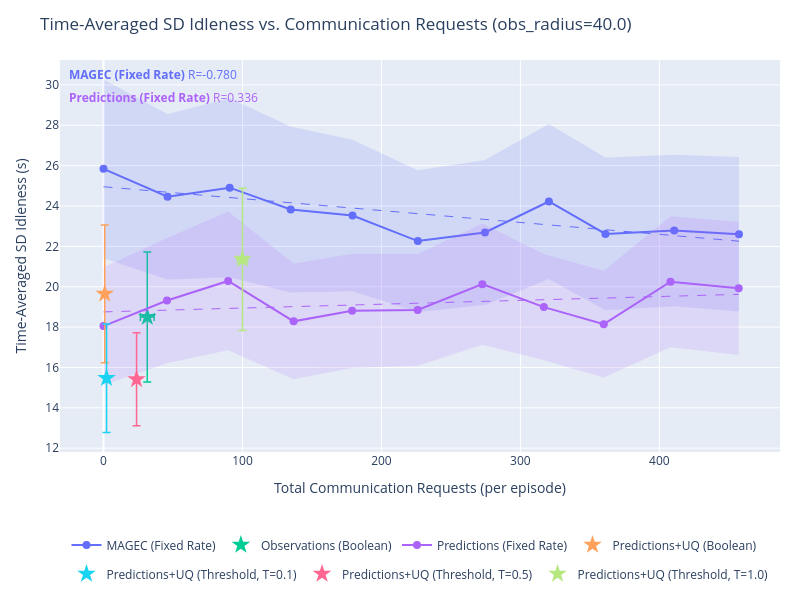

Notebook source saved alongside this figure:
### Code cell
import plotly.graph_objects as go
import plotly.express as px
import numpy as np
from plots import *

# SERIES_TO_PLOT = {"Learned Comms. + Prediction + UQ", "MAGEC"}
SERIES_TO_PLOT = None # Plot all

series_colors = {s: c for s, c in zip(output, px.colors.qualitative.Plotly)}


def get_requests(data):
    """Total communication requests per episode (mean over episodes)."""
    r = np.array(data['communication']['requests_made'][...])
    return float(np.mean(r.reshape(r.shape[0], -1).sum(axis=1)))


def get_requests_std(data):
    """Total communication requests per episode (SEM over episodes)."""
    r = np.array(data['communication']['requests_made'][...])
    per_episode = r.reshape(r.shape[0], -1).sum(axis=1)
    n = len(per_episode)
    return float(np.std(per_episode) / np.sqrt(n))


def get_idleness_mean(data):
    """Time-averaged std. idleness, mean over episodes."""
    return float(np.mean(data['stddev_idleness']))


def get_idleness_std(data):
    """Time-averaged std. idleness, SEM over episodes."""
    n = len(data['stddev_idleness'])
    return float(np.std(data['stddev_idleness']) / np.sqrt(n))


for obs_radius in obs_radii:
    # Arbitrarily choose radius 40 for plotting.
    if obs_radius != 40.0:
        continue

    fig = go.Figure()
    r_annotations = []

    for series in output:
        if SERIES_TO_PLOT is not None and series not in SERIES_TO_PLOT:
            continue

        if "Ground Truth" in series:
            continue

        color = series_colors.get(series, '#888888')
        all_exps = list(output[series].keys())

        # Swept experiments: encoded as obs_radius_X_comms_Y
        swept_exps = sorted(
            [e for e in all_exps if f"obs_radius_{obs_radius:.1f}_comms_" in e and "Fixed Rate" in series],
            key=lambda e: float(e.split("_comms_")[1])
        )
        # Fixed (learned comms) experiments: encoded as obs_radius_X only
        fixed_exps = [e for e in all_exps if f"obs_radius_{obs_radius:.1f}" in e and not "Fixed Rate" in series]

        if swept_exps:
            comms_ps = [float(e.split("_comms_")[1]) for e in swept_exps]
            xs = [get_requests(output[series][e]) for e in swept_exps]
            ys = [get_idleness_mean(output[series][e]) for e in swept_exps]
            xs_std = [get_requests_std(output[series][e]) for e in swept_exps]
            ys_std = [get_idleness_std(output[series][e]) for e in swept_exps]

            fig.add_trace(go.Scatter(
                x=xs,
                y=ys,
                mode='lines+markers',
                name=series,
                line=dict(color=color),
                marker=dict(color=color, size=8),
                legendgroup=series,
                # error_x and error_y removed — replaced by shaded band below
                hovertemplate=[
                    f"{series}<br>comms_p={cp:.3f}<br>requests=%{{x:.1f}}<br>idleness=%{{y:.4f}}<extra></extra>"
                    for cp in comms_ps
                ],
            ))

            # SEM shaded band (y-direction)
            y_upper = [y + s for y, s in zip(ys, ys_std)]
            y_lower = [y - s for y, s in zip(ys, ys_std)]
            fig.add_trace(go.Scatter(
                x=xs + xs[::-1],
                y=y_upper + y_lower[::-1],
                fill='toself',
                fillcolor=color,
                line=dict(color='rgba(255,255,255,0)'),
                opacity=0.15,
                legendgroup=series,
                showlegend=False,
                hoverinfo='skip',
            ))

            # OLS trendline
            if len(xs) >= 2:
                x_trend, y_trend, r2 = fit_ols_trendline(xs, ys)
                fig.add_trace(go.Scatter(
                    x=x_trend,
                    y=y_trend,
                    mode='lines',
                    name=f"{series} (fit)",
                    line=dict(color=color, dash='dash', width=1),
                    legendgroup=series,
                    showlegend=False,
                    hoverinfo='skip',
                ))
                r_annotations.append(
                    dict(
                        text=f"<b>{series}</b> R={r2:.3f}",
                        xref='paper', yref='paper',
                        x=0.01,
                        y=0.99 - len(r_annotations) * 0.06,
                        xanchor='left', yanchor='top',
                        showarrow=False,
                        font=dict(color=color, size=12),
                    )
                )

        if fixed_exps:
            xs_f = [get_requests(output[series][e]) for e in fixed_exps]
            ys_f = [get_idleness_mean(output[series][e]) for e in fixed_exps]
            xs_std_f = [get_requests_std(output[series][e]) for e in fixed_exps]
            ys_std_f = [get_idleness_std(output[series][e]) for e in fixed_exps]
            fig.add_trace(go.Scatter(
                x=xs_f,
                y=ys_f,
                mode='markers',
                name=series,
                marker=dict(color=color, size=14, symbol='star'),
                legendgroup=series,
                showlegend=len(swept_exps) == 0,
                error_x=dict(array=xs_std_f, visible=True, color=color, thickness=1.5, width=4),
                error_y=dict(array=ys_std_f, visible=True, color=color, thickness=1.5, width=4),
                hovertemplate=f"{series}<br>requests=%{{x:.1f}}<br>idleness=%{{y:.4f}}<extra></extra>",
            ))

    fig.update_layout(
        title=f"Time-Averaged SD Idleness vs. Communication Requests (obs_radius={obs_radius:.1f})",
        xaxis_title="Total Communication Requests (per episode)",
        yaxis_title="Time-Averaged SD Idleness (s)",
        height=600,
        width=800,
        hovermode='closest',
        autosize=True,
        margin=dict(l=60, r=20, t=60, b=120),
        legend=dict(orientation='h', yanchor='top', y=-0.2, xanchor='center', x=0.5),
        annotations=r_annotations,
    )
    fig.show()

### Figure 1 — Plotly figure (JSON) as saved in the notebook; plotly's stock layout.template omitted (floating-point values rounded to 4 significant figures; data arrays with more than 128 entries replaced by an {"elided": "..."} marker saying what was removed)
{"data": [{"hovertemplate": ["MAGEC (Fixed Rate)<br>comms_p=0.000<br>requests=%{x:.1f}<br>idleness=%{y:.4f}<extra></extra>", "MAGEC (Fixed Rate)<br>comms_p=0.050<br>requests=%{x:.1f}<br>idleness=%{y:.4f}<extra></extra>", "MAGEC (Fixed Rate)<br>comms_p=0.100<br>requests=%{x:.1f}<br>idleness=%{y:.4f}<extra></extra>", "MAGEC (Fixed Rate)<br>comms_p=0.150<br>requests=%{x:.1f}<br>idleness=%{y:.4f}<extra></extra>", "MAGEC (Fixed Rate)<br>comms_p=0.200<br>requests=%{x:.1f}<br>idleness=%{y:.4f}<extra></extra>", "MAGEC (Fixed Rate)<br>comms_p=0.250<br>requests=%{x:.1f}<br>idleness=%{y:.4f}<extra></extra>", "MAGEC (Fixed Rate)<br>comms_p=0.300<br>requests=%{x:.1f}<br>idleness=%{y:.4f}<extra></extra>", "MAGEC (Fixed Rate)<br>comms_p=0.350<br>requests=%{x:.1f}<br>idleness=%{y:.4f}<extra></extra>", "MAGEC (Fixed Rate)<br>comms_p=0.400<br>requests=%{x:.1f}<br>idleness=%{y:.4f}<extra></extra>", "MAGEC (Fixed Rate)<br>comms_p=0.450<br>requests=%{x:.1f}<br>idleness=%{y:.4f}<extra></extra>", "MAGEC (Fixed Rate)<br>comms_p=0.500<br>requests=%{x:.1f}<br>idleness=%{y:.4f}<extra></extra>"], "legendgroup": "MAGEC (Fixed Rate)", "line": {"color": "#636EFA"}, "marker": {"color": "#636EFA", "size": 8}, "mode": "lines+markers", "name": "MAGEC (Fixed Rate)", "type": "scatter", "x": [0, 46.1, 90.8, 134.7, 179.2, 226.2, 274.5, 320.5, 361.2, 410.7, 457.3], "y": [25.84, 24.46, 24.91, 23.83, 23.53, 22.26, 22.69, 24.22, 22.62, 22.79, 22.6]}, {"fill": "toself", "fillcolor": "#636EFA", "hoverinfo": "skip", "legendgroup": "MAGEC (Fixed Rate)", "line": {"color": "rgba(255,255,255,0)"}, "opacity": 0.15, "showlegend": false, "type": "scatter", "x": [0, 46.1, 90.8, 134.7, 179.2, 226.2, 274.5, 320.5, 361.2, 410.7, 457.3, 457.3, 410.7, 361.2, 320.5, 274.5, 226.2, 179.2, 134.7, 90.8, 46.1, 0], "y": [30.26, 28.56, 29.34, 27.93, 27.28, 25.77, 26.28, 28.07, 26.4, 26.54, 26.43, 18.77, 19.04, 18.84, 20.38, 19.1, 18.75, 19.77, 19.72, 20.48, 20.36, 21.42]}, {"hoverinfo": "skip", "legendgroup": "MAGEC (Fixed Rate)", "line": {"color": "#636EFA", "dash": "dash", "width": 1}, "mode": "lines", "name": "MAGEC (Fixed Rate) (fit)", "showlegend": false, "type": "scatter", "x": {"elided": "200 float values"}, "y": {"elided": "200 float values"}}, {"error_x": {"array": [4.93], "color": "#00CC96", "thickness": 1.5, "visible": true, "width": 4}, "error_y": {"array": [3.22], "color": "#00CC96", "thickness": 1.5, "visible": true, "width": 4}, "hovertemplate": "Observations (Boolean)<br>requests=%{x:.1f}<br>idleness=%{y:.4f}<extra></extra>", "legendgroup": "Observations (Boolean)", "marker": {"color": "#00CC96", "size": 14, "symbol": "star"}, "mode": "markers", "name": "Observations (Boolean)", "showlegend": true, "type": "scatter", "x": [31.5], "y": [18.5]}, {"hovertemplate": ["Predictions (Fixed Rate)<br>comms_p=0.000<br>requests=%{x:.1f}<br>idleness=%{y:.4f}<extra></extra>", "Predictions (Fixed Rate)<br>comms_p=0.050<br>requests=%{x:.1f}<br>idleness=%{y:.4f}<extra></extra>", "Predictions (Fixed Rate)<br>comms_p=0.100<br>requests=%{x:.1f}<br>idleness=%{y:.4f}<extra></extra>", "Predictions (Fixed Rate)<br>comms_p=0.150<br>requests=%{x:.1f}<br>idleness=%{y:.4f}<extra></extra>", "Predictions (Fixed Rate)<br>comms_p=0.200<br>requests=%{x:.1f}<br>idleness=%{y:.4f}<extra></extra>", "Predictions (Fixed Rate)<br>comms_p=0.250<br>requests=%{x:.1f}<br>idleness=%{y:.4f}<extra></extra>", "Predictions (Fixed Rate)<br>comms_p=0.300<br>requests=%{x:.1f}<br>idleness=%{y:.4f}<extra></extra>", "Predictions (Fixed Rate)<br>comms_p=0.350<br>requests=%{x:.1f}<br>idleness=%{y:.4f}<extra></extra>", "Predictions (Fixed Rate)<br>comms_p=0.400<br>requests=%{x:.1f}<br>idleness=%{y:.4f}<extra></extra>", "Predictions (Fixed Rate)<br>comms_p=0.450<br>requests=%{x:.1f}<br>idleness=%{y:.4f}<extra></extra>", "Predictions (Fixed Rate)<br>comms_p=0.500<br>requests=%{x:.1f}<br>idleness=%{y:.4f}<extra></extra>"], "legendgroup": "Predictions (Fixed Rate)", "line": {"color": "#AB63FA"}, "marker": {"color": "#AB63FA", "size": 8}, "mode": "lines+markers", "name": "Predictions (Fixed Rate)", "type": "scatter", "x": [0, 45.7, 89.7, 136.8, 178.9, 226.1, 272.6, 316.9, 360, 408, 457.1], "y": [18.05, 19.32, 20.29, 18.29, 18.81, 18.85, 20.13, 18.99, 18.15, 20.25, 19.92]}, {"fill": "toself", "fillcolor": "#AB63FA", "hoverinfo": "skip", "legendgroup": "Predictions (Fixed Rate)", "line": {"color": "rgba(255,255,255,0)"}, "opacity": 0.15, "showlegend": false, "type": "scatter", "x": [0, 45.7, 89.7, 136.8, 178.9, 226.1, 272.6, 316.9, 360, 408, 457.1, 457.1, 408, 360, 316.9, 272.6, 226.1, 178.9, 136.8, 89.7, 45.7, 0], "y": [20.96, 22.42, 23.72, 21.15, 21.64, 21.62, 23.13, 21.62, 20.79, 23.49, 23.22, 16.62, 17.0, 15.5, 16.36, 17.12, 16.08, 15.98, 15.42, 16.85, 16.21, 15.13]}, {"hoverinfo": "skip", "legendgroup": "Predictions (Fixed Rate)", "line": {"color": "#AB63FA", "dash": "dash", "width": 1}, "mode": "lines", "name": "Predictions (Fixed Rate) (fit)", "showlegend": false, "type": "scatter", "x": {"elided": "200 float values"}, "y": {"elided": "200 float values"}}, {"error_x": {"array": [0.386], "color": "#FFA15A", "thickness": 1.5, "visible": true, "width": 4}, "error_y": {"array": [3.412], "color": "#FFA15A", "thickness": 1.5, "visible": true, "width": 4}, "hovertemplate": "Predictions+UQ (Boolean)<br>requests=%{x:.1f}<br>idleness=%{y:.4f}<extra></extra>", "legendgroup": "Predictions+UQ (Boolean)", "marker": {"color": "#FFA15A", "size": 14, "symbol": "star"}, "mode": "markers", "name": "Predictions+UQ (Boolean)", "showlegend": true, "type": "scatter", "x": [0.9], "y": [19.65]}, {"error_x": {"array": [0.4427], "color": "#19D3F3", "thickness": 1.5, "visible": true, "width": 4}, "error_y": {"array": [2.689], "color": "#19D3F3", "thickness": 1.5, "visible": true, "width": 4}, "hovertemplate": "Predictions+UQ (Threshold, T=0.1)<br>requests=%{x:.1f}<br>idleness=%{y:.4f}<extra></extra>", "legendgroup": "Predictions+UQ (Threshold, T=0.1)", "marker": {"color": "#19D3F3", "size": 14, "symbol": "star"}, "mode": "markers", "name": "Predictions+UQ (Threshold, T=0.1)", "showlegend": true, "type": "scatter", "x": [2.2], "y": [15.47]}, {"error_x": {"array": [0.8695], "color": "#FF6692", "thickness": 1.5, "visible": true, "width": 4}, "error_y": {"array": [2.302], "color": "#FF6692", "thickness": 1.5, "visible": true, "width": 4}, "hovertemplate": "Predictions+UQ (Threshold, T=0.5)<br>requests=%{x:.1f}<br>idleness=%{y:.4f}<extra></extra>", "legendgroup": "Predictions+UQ (Threshold, T=0.5)", "marker": {"color": "#FF6692", "size": 14, "symbol": "star"}, "mode": "markers", "name": "Predictions+UQ (Threshold, T=0.5)", "showlegend": true, "type": "scatter", "x": [23.8], "y": [15.42]}, {"error_x": {"array": [3.736], "color": "#B6E880", "thickness": 1.5, "visible": true, "width": 4}, "error_y": {"array": [3.525], "color": "#B6E880", "thickness": 1.5, "visible": true, "width": 4}, "hovertemplate": "Predictions+UQ (Threshold, T=1.0)<br>requests=%{x:.1f}<br>idleness=%{y:.4f}<extra></extra>", "legendgroup": "Predictions+UQ (Threshold, T=1.0)", "marker": {"color": "#B6E880", "size": 14, "symbol": "star"}, "mode": "markers", "name": "Predictions+UQ (Threshold, T=1.0)", "showlegend": true, "type": "scatter", "x": [100], "y": [21.36]}], "layout": {"annotations": [{"font": {"color": "#636EFA", "size": 12}, "showarrow": false, "text": "<b>MAGEC (Fixed Rate)</b> R=-0.780", "x": 0.01, "xanchor": "left", "xref": "paper", "y": 0.99, "yanchor": "top", "yref": "paper"}, {"font": {"color": "#AB63FA", "size": 12}, "showarrow": false, "text": "<b>Predictions (Fixed Rate)</b> R=0.336", "x": 0.01, "xanchor": "left", "xref": "paper", "y": 0.93, "yanchor": "top", "yref": "paper"}], "autosize": true, "height": 600, "hovermode": "closest", "legend": {"orientation": "h", "x": 0.5, "xanchor": "center", "y": -0.2, "yanchor": "top"}, "margin": {"b": 120, "l": 60, "r": 20, "t": 60}, "title": {"text": "Time-Averaged SD Idleness vs. Communication Requests (obs_radius=40.0)"}, "width": 800, "xaxis": {"title": {"text": "Total Communication Requests (per episode)"}}, "yaxis": {"title": {"text": "Time-Averaged SD Idleness (s)"}}}}
